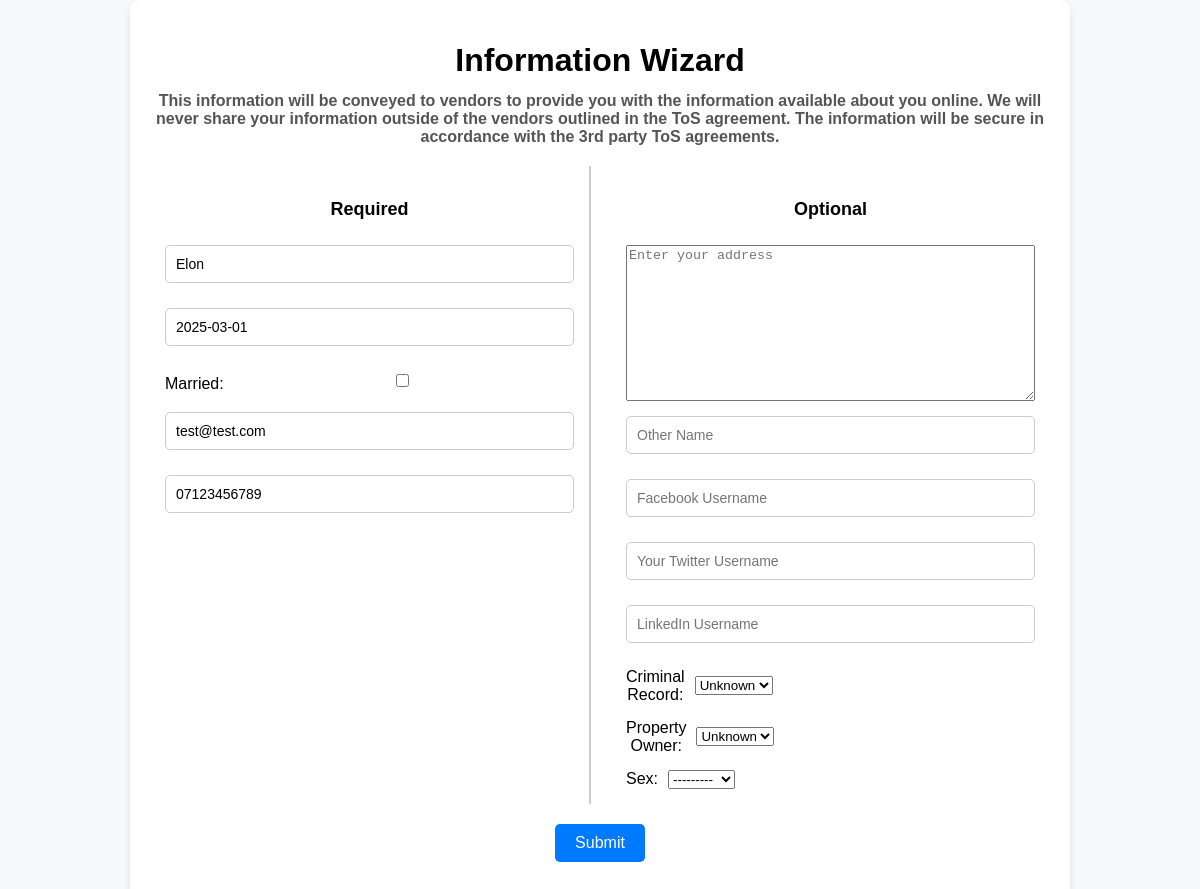
Page /DataForm/ (signed in) on the earlier database version.
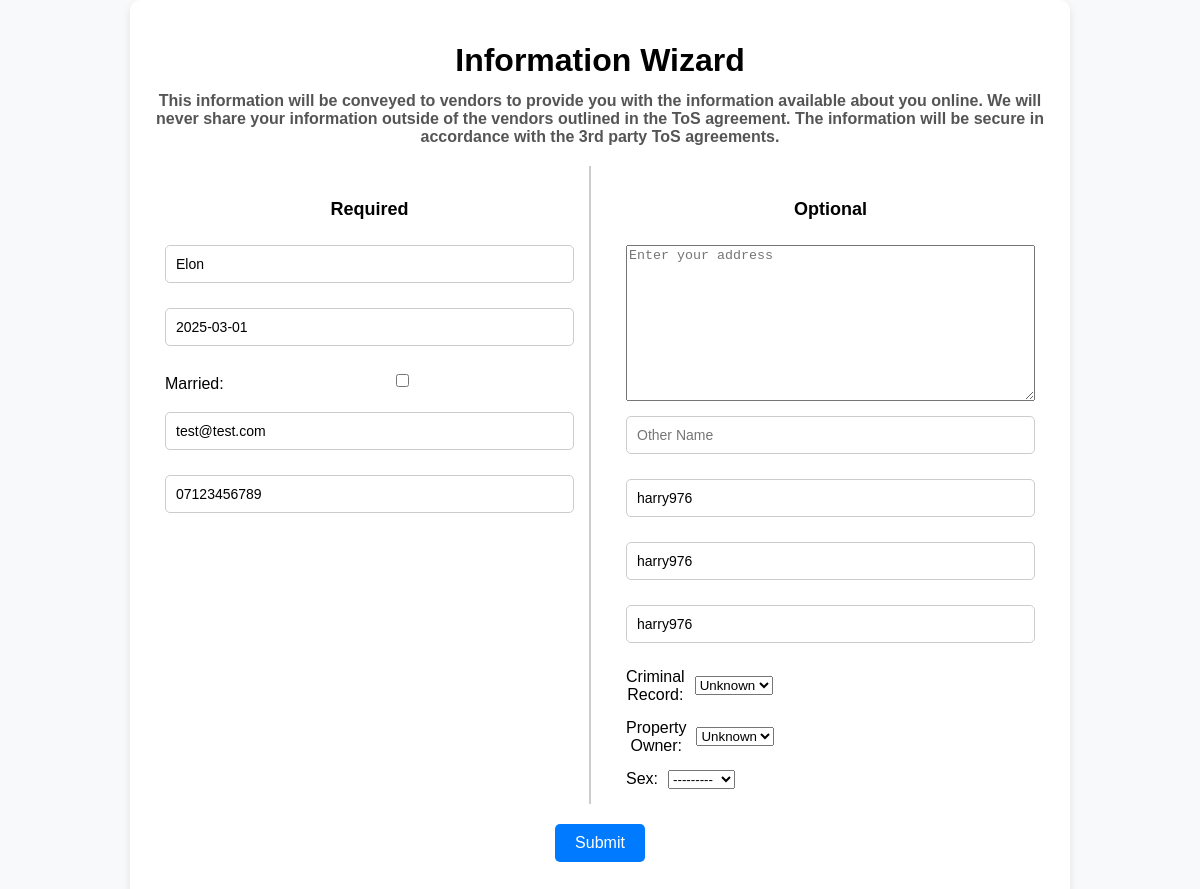
Same page on the later database version.
### DigitalWaves_App/models.py (models this page shows, shortened)
class UserInformation(models.Model):
    user = models.OneToOneField(User, on_delete=models.CASCADE)  # Link to the Auth User Database table
    Name = models.CharField(max_length=100)
    DOB = models.DateField()
    Married = models.BooleanField(default=False) # not in use
    Email = models.EmailField()
    PhoneNumber = models.CharField(max_length=15)
    Address = models.TextField(max_length=128, blank=True, null=True)
    OtherName = models.CharField(max_length=100, blank=True, null=True) # not in use
    FacebookID = models.CharField(max_length=100, blank=True, null=True)
    TwitterID = models.CharField(max_length=100, blank=True, null=True)
    LinkedinUsername = models.CharField(max_length=100, blank=True, null=True)
    CriminalRecord = models.BooleanField(default=False, null=True) # not in use
    OwnProperty = models.BooleanField(default=False, null=True)
    Sex = models.CharField(max_length=6, choices=[('Male', 'Male'), ('Female', 'Female')], blank=True, null=True) # not in use

### DigitalWaves_App/views.py (the view)
# urls.py: path('DataForm/', views.DataForm, name="DataForm"),
@login_required
def DataForm(request):
    print("entered view. success")
    try:
        ExistingUserInfo = UserInformation.objects.get(user=request.user)
    except UserInformation.DoesNotExist:
        ExistingUserInfo = None
    if request.method == 'POST':
        UserDataForm = UserInformationForm(request.POST, instance=ExistingUserInfo)
        print("the method was POST. success")
        if UserDataForm.is_valid():
            print("Form is valid. success")
            SaveUserForm = UserDataForm.save(commit=False)
            SaveUserForm.user = request.user
            SaveUserForm.save()
            print("form is saved. success")
            return redirect('MainPage')
        else:
            print(UserDataForm.errors)
    else:
        if ExistingUserInfo:
           UserDataForm = UserInformationForm(instance=ExistingUserInfo)
        else:
            UserDataForm = UserInformationForm()
    return render(request, "DataForm.html", {'form': UserDataForm})

### DigitalWaves_App/forms.py
class UserInformationForm(forms.ModelForm):
    class Meta:
        model = UserInformation
        fields = [
            'Name', 'DOB', 'Married', 'Email', 'PhoneNumber',
            'Address', 'OtherName', 'FacebookID', 'TwitterID',
            'LinkedinUsername', 'CriminalRecord', 'OwnProperty', 'Sex'
        ]
        widgets = {
            'Name': forms.TextInput(attrs={'placeholder': 'Full Name'}),
            'DOB': forms.DateInput(attrs={'placeholder': 'MM/DD/YYYY'}),
            'Email': forms.EmailInput(attrs={'placeholder': 'Email Address'}),
            'PhoneNumber': forms.TextInput(attrs={'placeholder': 'Phone Number'}),
            'Address': forms.Textarea(attrs={'placeholder': 'Enter your address'}),
            'OtherName': forms.TextInput(attrs={'placeholder': 'Other Name'}),
            'FacebookID': forms.TextInput(attrs={'placeholder': 'Facebook Username'}),
            'TwitterID': forms.TextInput(attrs={'placeholder': 'Your Twitter Username'}),
            'LinkedinUsername': forms.TextInput(attrs={'placeholder': 'LinkedIn Username'}),
            }

### DigitalWaves_App/templates/DataForm.html (shortened to what this page needs)
﻿<!DOCTYPE html>
<html lang="en" xmlns="http://www.w3.org/1999/xhtml">
<head>
</head>
<body>
    <div class="FormContainer">
        <h1>Information Wizard</h1>
        <h2>
            This information will be conveyed to vendors to provide you with the information available
            about you online. We will never share your information outside of the vendors outlined in the ToS agreement.
            The information will be secure in accordance with the 3rd party ToS agreements.
        </h2>
        <form method="post" action="{% url 'DataForm' %}">
            <div class="form-wrapper">
                <div class="RequiredForm">
                    <h3>Required</h3>
                    {{ form.Name }}
                    {{ form.DOB }}
                    <label>
                        <span>Married:</span>
                        {{ form.Married }}
                    </label>
                    {{ form.Email }}
                    {{ form.PhoneNumber }}
                </div>
                <div class="OptionalForm">
                    <h3>Optional</h3>
                    {{ form.Address }}
                    {{ form.OtherName }}
                    {{ form.FacebookID }}
                    {{ form.TwitterID }}
                    {{ form.LinkedinUsername }}
                    <label>
                        <span>Criminal Record:</span>
                        {{ form.CriminalRecord }}
                    </label>
                    <label>
                        <span>Property Owner:</span>
                        {{ form.OwnProperty }}
                    </label>
                    <label>
                        <span>Sex:</span>
                        {{ form.Sex }}
                    </label>
                </div>
            </div>
            <button type="submit">Submit</button>
        </form>
    </div>
</body>
</html>

Differences in the rows shown:
changed UserInformation "Elon": FacebookID (not shown) → "harry976"; TwitterID (not shown) → "harry976"; LinkedinUsername (not shown) → "harry976"
